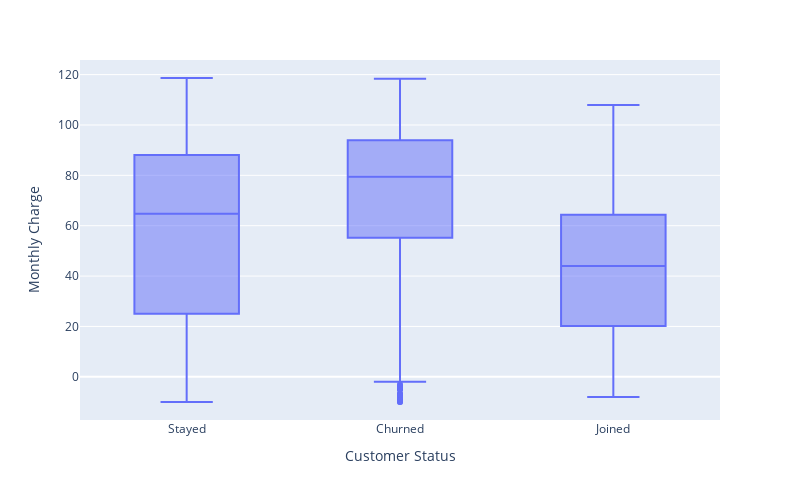

The cell this chart's notebook holds for it:
### Code cell
# Monthly Charge vs Churn
px.box(
    df, 
    x="Customer Status", 
    y="Monthly Charge",
    width=800,
    height=500
)

### Figure 1 — Plotly figure (JSON) as saved in the notebook; plotly's stock layout.template omitted (floating-point values rounded to 4 significant figures; data arrays with more than 128 entries replaced by an {"elided": "..."} marker saying what was removed)
{"data": [{"alignmentgroup": "True", "hovertemplate": "Customer Status=%{x}<br>Monthly Charge=%{y}<extra></extra>", "legendgroup": "", "marker": {"color": "#636efa"}, "name": "", "notched": false, "offsetgroup": "", "orientation": "v", "showlegend": false, "type": "box", "x": {"elided": "6920 str values"}, "x0": " ", "xaxis": "x", "y": {"elided": "6920 float values"}, "y0": " ", "yaxis": "y"}], "layout": {"boxmode": "group", "height": 500, "legend": {"tracegroupgap": 0}, "margin": {"t": 60}, "width": 800, "xaxis": {"anchor": "y", "domain": [0, 1], "title": {"text": "Customer Status"}}, "yaxis": {"anchor": "x", "domain": [0, 1], "title": {"text": "Monthly Charge"}}}}
